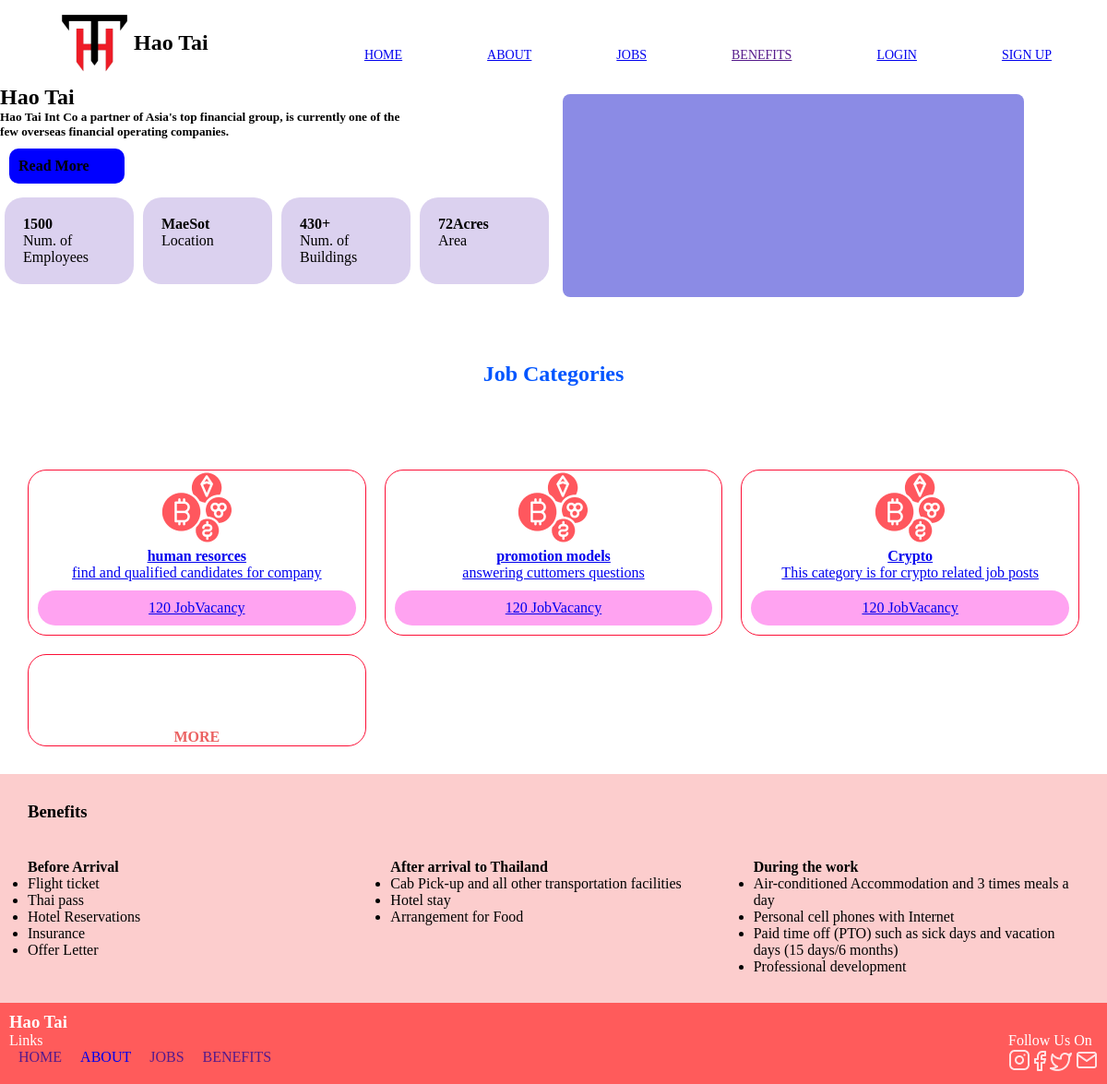
The page / on the database its author committed.
### web/models.py (models this page shows, shortened)
class categories(models.Model):
    title = models.CharField(max_length=100)
    description =models.TextField()
    no_of_vacancy = models.IntegerField()
    images = models.ImageField(upload_to = 'jobimages')

### web/views.py (the view)
# urls.py: path('',views.index,name = "home"),
def index(request):
    category = categories.objects.all()
    return render(request,'index.html',{'category': category})

### templates/index.html (shortened to what this page needs)
{%extends 'base.html'%}
{%load static%}
{%block content%}
    <section class="spotlight">
        <div>
            <h1>Hao Tai</h1>
            <h5>Hao Tai Int Co a partner of Asia's top financial group, is currently one of the <br> few overseas financial operating companies.</h5>
            <div class="readmorecover" >
            <h4>Read More</h4>
            </div>
            <div class="box">
                <div class="boxin" >
                <p> <b>1500</b><br> Num. of Employees </p>
                </div>
                <div class="boxin" >
                <p> <b>MaeSot</b> <br> Location</p>
                </div>
                <div class="boxin" >
                <p> <b> 430+</b><br> Num. of Buildings</p>
                </div>
                <div class="boxin" >
                <p> <b>72Acres</b><br> Area</p>
                </div>
            </div>
        </div>
        <div class="square"></div>
    </section>
    <div>
        <div class="jobcategory">
            <h2>Job Categories</h2>
        </div>
    </div>
    <section class="fullbox">
        <div class="subbox">
            {% for i in category %}
            <div class="singlebox">
                <img src="../static/images/cryptocurrencies 1.png" alt="">
                <a href="{% url 'jobi' i.pk %}"><h4>{{i.title}}</h4>
                <p>{{i.description}}</p>
                    <p class="inner">120 JobVacancy</p></a>
            </div>
            {%endfor%}
            <div class="singlebox" , id="more" >
                    <h4>MORE</h4>
                </div>
            </div>
    </section>
     <section class="boxthree">
            <div class="benefits">
                <h3>Benefits</h3>
            </div>
            <div class="boxthreefull" >
                <div class="beforearrival" >
                    <div>
                        <h4>Before Arrival</h4>
                    </div>
                    <div>
                        <ul>
                            <li>Flight ticket</li>
                            <li>Thai pass </li>
                            <li>Hotel Reservations</li>
                            <li>Insurance </li>
                            <li>Offer Letter</li>
                        </ul>
                    </div>
                </div>
                <div class="beforearrival" >
                <div>
                    <h4>After arrival to Thailand</h4>
                </div>
                <div>
                <ul>
                    <li>Cab Pick-up and all other transportation facilities
                    </li>
                    <li>Hotel stay
                    </li>
                    <li>Arrangement for Food</li>
                    </ul>
                </div>
                </div>
                <div class="beforearrival" >
                <div>
                    <h4>During the work</h4>
                </div>
                <div>
                <ul>
                    <li>Air-conditioned Accommodation and
                        3 times meals a day </li>
                    <li>Personal cell phones with Internet
                    </li>
                    <li>Paid time off (PTO) such as sick days
                        and vacation days (15 days/6 months)</li>
                    <li>Professional development</li>
                </ul>
                </div>
                </div>
            </div>
        </section>
        {%endblock%}

### static/style.css (style rules this page uses)
* { margin: 0; padding: 0; }
.spotlight { display: grid; grid-template-columns: repeat(2,1fr); }
.readmorecover { background:blue ; border-radius: 10px; width: 105px; margin: 10px; padding: 10px; }
.box { display: grid; grid-template-columns:repeat(4,1fr); }
.boxin { background-color: #DBD1EF; border-radius: 20px; margin: 5px; grid-column:span 1; padding: 20px; }
.square { background-color: rgb(139, 139, 229); border-radius: 8px; width: 80%; height: 200px; margin: 10px; padding: 10px; }
.jobcategory { text-align: center; color: rgb(0, 85, 255); margin: 10px; padding: 50px; }
.fullbox { display: grid; }
.subbox { display: grid; grid-template-columns: repeat(6,1fr); margin: 10px; padding: 20px; gap: 20px; }
.singlebox { justify-content: center; text-align: center; border: 1px solid rgb(252, 15, 54); border-radius: 20px; grid-column: span 2; }
.inner { background-color: rgb(255, 163, 241); border-radius: 20px; margin: 10px; padding: 10px; }
#more { align-items:center; padding-top: 80px; color: rgb(235, 98, 98); justify-content: center; }
.boxthree { display:grid ; background-color: rgb(252, 205, 205); padding: 10px; }
.benefits { margin: 10px; padding: 10px; }
.beforearrival { margin: 10px; padding: 10px; }
.boxthreefull { display: grid; grid-template-columns: repeat(3,1fr); }

### rows shown on the page
categories: title "human resorces", description "find and qualified candidates for company"
categories: title "promotion models", description "answering cuttomers questions"
categories: title "Crypto", description "This category is for crypto related job posts"
